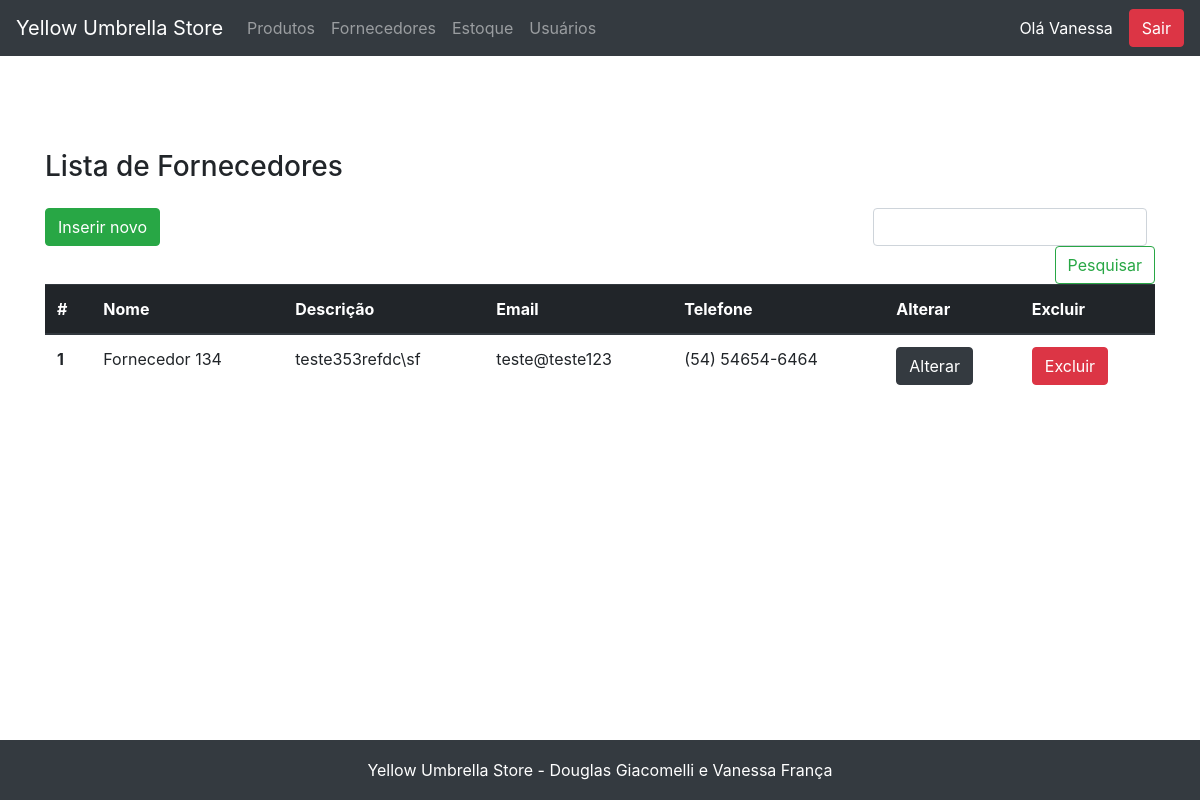
The page /fornecedor/view_fornecedores.php (signed in) on the database its author committed.
### tables this page shows
CREATE TABLE `fornecedor` (
  `id` int NOT NULL AUTO_INCREMENT,
  `nome` varchar(255) NOT NULL,
  `descricao` text NOT NULL,
  `email` varchar(255) NOT NULL,
  `telefone` varchar(255) NOT NULL,
  PRIMARY KEY (`id`)
);

### fachada.php (called while the page is built, shortened)
<?php
include_once('model/Produto.php');
include_once('model/Fornecedor.php');
include_once('dao/mysql/MysqlDaoFactory.php');
$factory = new MysqlDaofactory();
?>

### dao/mysql/MysqlDaoFactory.php (called while the page is built, shortened)
<?php
include_once('MysqlFornecedorDao.php');
class MysqlDaofactory extends DaoFactory {
    private $host = "localhost";
    private $db_name = "web2";
    private $port = "3306";
    private $username = "root";
    private $password = "v6a10fr4nc486";
    public function getConnection(){
        $this->conn = null;
        $dsn="mysql:host=" . $this->host . ";port=" . $this->port . ";dbname=" . $this->db_name;
        try{
            $this->conn = new PDO($dsn, $this->username, $this->password);
      }catch(PDOException $exception){
            echo "Connection error: " . $exception->getMessage() . "\n";
            echo "DSN = " . $dsn;
        }
        return $this->conn;
    }
    public function getFornecedorDao() {
        return new MysqlFornecedorDao($this->getConnection());
    }
}
?>

### dao/DAO.php (called while the page is built, shortened)
<?php
abstract class DAO {
    public function __construct($conn){
        $this->conn = $conn;
    }
}
?>

### dao/mysql/MysqlFornecedorDao.php (called while the page is built, shortened)
<?php
include_once($_SERVER['DOCUMENT_ROOT'].'/yellow_umbrella/dao/DAO.php');
class MysqlFornecedorDao extends DAO implements FornecedorDao {
    private $table_name = 'fornecedor';
    public function buscaTodos() {
        $query = "SELECT
                    id, nome, descricao, email, telefone
                FROM
                    " . $this->table_name .
                    " ORDER BY id ASC";
        $stmt = $this->conn->prepare( $query );
        $stmt->execute();
        $fornecedores = [];
        while ($row = $stmt->fetch(PDO::FETCH_ASSOC)){
            extract($row);
            $fornecedor = new Fornecedor($id,$nome,$descricao,$email,$telefone);
            $fornecedores[] = $fornecedor;
        }
        return $fornecedores;
    }
}
?>

### model/Fornecedor.php (called while the page is built, shortened)
<?php
class Fornecedor{
    private $id;
    private $nome;
    private $descricao;
    private $email;
    private $telefone;
    public function __construct( $id, $nome, $descricao, $email, $telefone){
        $this->id=$id;
        $this->nome=$nome;
        $this->descricao=$descricao;
        $this->email=$email;
        $this->telefone=$telefone;
    }
    public function getId() { return $this->id; }
    public function getNome() { return $this->nome; }
    public function getDescricao() { return $this->descricao; }
    public function getEmail() { return $this->email; }
    public function getTelefone() { return $this->telefone; }
}
?>

### fornecedor/view_fornecedores.php (the view, shortened to what this page needs)
<?php
    include "../fachada.php";
    include "../header.php";
    $dao = $factory->getFornecedorDao();
    $fornecedores = $dao->buscaTodos();
    $fornecedores = (isset($_SESSION["fornece$fornecedores"])) ? ($_SESSION["fornece$fornecedores"]) : ($fornecedores);
?>
<main role="main" class="container">
    <h3 class="mb-3">Lista de Fornecedores</h3>
    <div class="row">
    <div class="col-12">
        </div>
        <div class="col-lg-8 col-sm-12">
            <a href="view_cadastro_fornecedor.php" class="btn btn-success mb-2">Inserir novo</a>
        </div>
        <div class="col-lg-4 col-sm-12">
            <form class="form-inline mt-2 mt-md-0 form-search-list" action="<?=$base?>/fornecedor/executa_pesquisa.php" method="POST">
                <input class="form-control mr-sm-2" type="text" name="pesquisa" aria-label="Pesquisar">
                <button class="btn btn-outline-success my-2 my-sm-0" type="submit">Pesquisar</button>
            </form>
        </div>
        <div class="col-12">
        <table class="table table-responsive">
            <thead class="thead-dark">
                <tr>
                <th scope="col">#</th>
                <th scope="col">Nome</th>
                <th scope="col">Descrição</th>
                <th scope="col">Email</th>
                <th scope="col">Telefone</th>
                <th scope="col">Alterar</th>
                <th scope="col">Excluir</th>
                </tr>
            </thead>
            <tbody>
            <?php
                if($fornecedores){
                    foreach($fornecedores as $item){
            ?>
                <tr>
                <th scope="row"><?=$item->getID()?></th>
                <td><?=$item->getNome()?></td>
                <td><?=$item->getDescricao()?></td>
                <td><?=$item->getEmail()?></td>
                <td><?=$item->getTelefone()?></td>
                <td><a href="view_editar_fornecedor.php?id=<?=$item->getID()?>" class="btn btn-dark">Alterar</button></td>
                <td><a href="exclui_fornecedor.php?id=<?=$item->getID()?>" id="excluiFornecedor" class="btn btn-danger" onclick="return confirm('Você quer mesmo remover este fornecedor?')">Excluir</button></td>
                </tr>
            <?php
                    }
                }else{
                    echo "<td colspan=7 style='text-align:center;'>Sem registros</td>";
                }
            ?>
            </tbody>
        </table>
        </div>
    </div>
</main>
<?php include "../footer.php"; ?>

### assets/css/sticky-footer.css (style rules this page uses)
html { position: relative; min-height: 100%; }
body { margin-bottom: 60px; }
body > .container { padding: 150px 15px 0; }
.form-search-list { justify-content: flex-end; }
.table-responsive { display: table; }

### rows shown on the page
fornecedor: id "1", nome "Fornecedor 134", descricao "teste353refdc\\sf", email "teste@teste123", telefone "(54) 54654-6464"

### other values the page prints
$_SESSION["nome_usuario"] "Vanessa"
